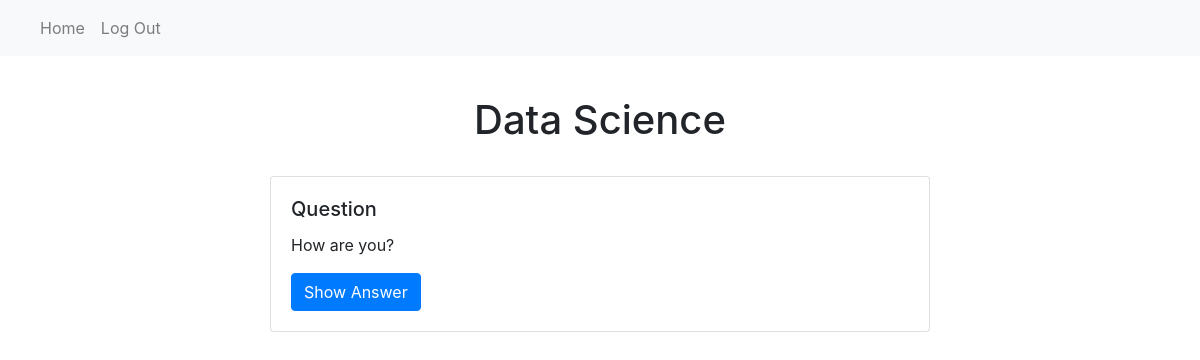
The app's page /practice/2 (signed in), older data.
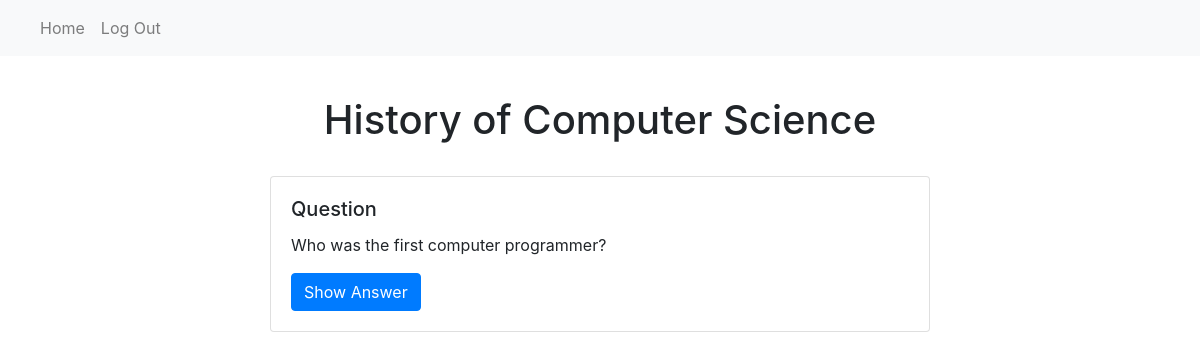
The same page, newer data.
### website/models.py (models this page shows)
class Deck(db.Model):
    id = db.Column(db.Integer, primary_key=True)
    title = db.Column(db.String(100))
    user_id = db.Column(db.Integer, db.ForeignKey('user.id'))
    flashcards = db.relationship('Flashcard', back_populates='deck') # creates a relationship with the Flashcard class, will store a list of all the cards
    user = db.relationship('User', back_populates='decks')

class Flashcard(db.Model): # Model is like a blueprint for the class, ie that all flashcards need to look like this
    id = db.Column(db.Integer, primary_key=True) # default is that the id is auto incremented
    question = db.Column(db.String(300))
    answer = db.Column(db.String(300))
    score = db.Column(db.Integer, default = 0) # Track performance (0 = new, 1 = fail, 2 = hard, 3 = good, 4 = easy)
    interval = db.Column(db.Integer, default=1)  # Interval in days (how often the card should come up)
    ease_factor = db.Column(db.Float, default=2.5)  # Ease factor (how quickly the interval should grow)
    next_review = db.Column(db.DateTime, default=func.now())  # Next review date
    deck_id = db.Column(db.Integer, db.ForeignKey('deck.id'))
    deck = db.relationship('Deck', back_populates='flashcards') # back-reference so I can access Deck objects from Flashcard objects

### website/views.py (the view, shortened to what this page needs)
@views.route('/practice/<int:deck_id>', methods=['GET', 'POST'])
@login_required
def practice(deck_id):
    deck = Deck.query.get_or_404(deck_id)
    if deck.user_id != current_user.id:
        flash('You do not have permission to practice this deck.', category='error')
        return redirect(url_for('views.home'))
    now = datetime.now()
    due_flashcards = Flashcard.query.filter(
        Flashcard.deck_id == deck_id,
        Flashcard.next_review <= now
    ).all()
    return render_template("practice.html", deck=deck, flashcards=due_flashcards, user=current_user)

### website/__init__.py (called while the page is built)
def create_app():
    app = Flask(__name__)
    app.config['SECRET_KEY'] = 'superdupersecret'
    app.config['SQLALCHEMY_DATABASE_URI'] = f'sqlite:///{DB_NAME}'
    db.init_app(app) # takes database to use with app
    from .views import views
    from .auth import auth
    app.register_blueprint(views, url_prefix='/')
    app.register_blueprint(auth, url_prefix='/')
    from .models import User, Deck, Flashcard
    create_database(app)
    login_manager = LoginManager()
    login_manager.login_view = 'auth.login' # where redirect to login
    login_manager.init_app(app) # the app we are using
    @login_manager.user_loader
    def load_user(id):
        return User.query.get(int(id)) # checks the primary key which is the id as an int
    return app

### website/templates/practice.html (shortened to what this page needs)
{% extends "base.html" %} {% block title %} {{ deck.title }}{% endblock %} {%
block content %}
<h1 align="center">{{ deck.title }}</h1>
{% if flashcards %}
<br />
<div class="card mb-3">
  <div class="card-body">
    <h5 class="card-title">Question</h5>
    <p class="card-text">{{ flashcards[0].question }}</p>
    <button class="btn btn-primary" onclick="showAnswer()">Show Answer</button>
  </div>
</div>
{% else %}
<div class="alert alert-info" role="alert">
  No flashcards due for review. Great job!
</div>
{% endif %}
{% endblock %}

Row changes from the older to the newer data that the page shows:
removed Flashcard: question "How are you?"
changed Deck: title "Data Science" → "History of Computer Science"
added Flashcard: question "Who was the first computer programmer?"
